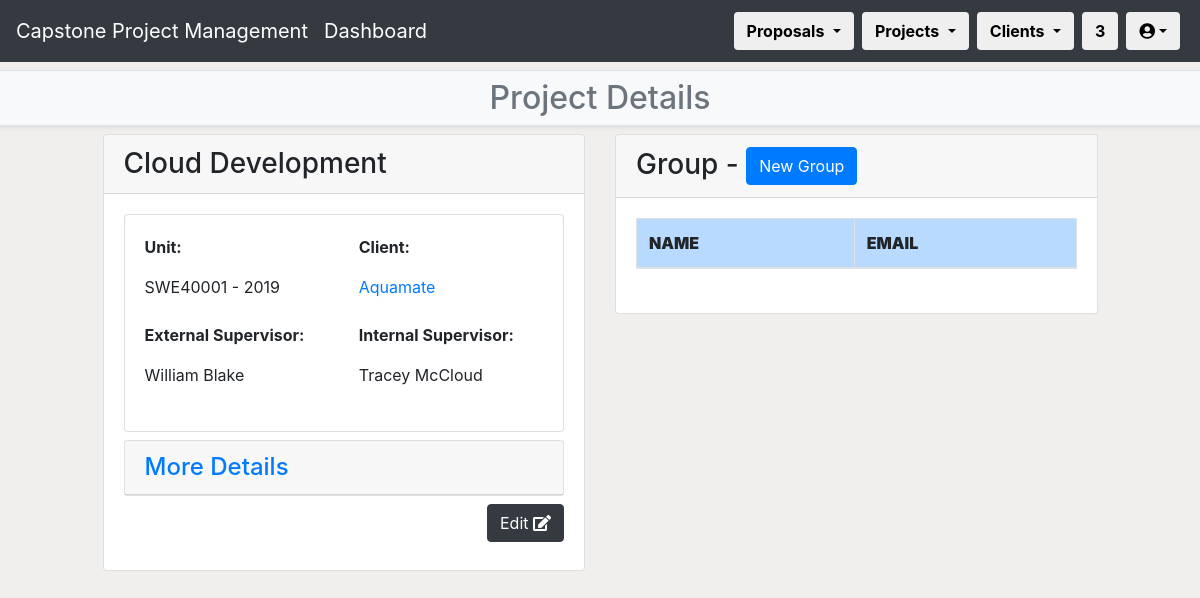
/CPPMS/project/project_list/project_detail/2 (signed in), run on the app's committed database.
### CPPMS/models.py (models this page shows, shortened)
class Project(models.Model):
    title = models.CharField(max_length=128, default="", unique=True)
    created_at = models.DateTimeField(auto_now_add=True)
    updated_at = models.DateTimeField(auto_now=True)
    category = models.CharField(max_length=128, default="")
    year = models.IntegerField(default="0000")
    completed = models.BooleanField(default=0)
    pass
    unit = models.ForeignKey(
        Unit,
        models.SET_NULL,
        blank=True,
        null=True
    )
    proposal = models.ForeignKey(
        Proposal,
        on_delete=models.CASCADE,
        blank=True,
        null=True
    )
    internal_supervisor = models.ForeignKey(
        Internal_Supervisor,
        models.SET_NULL,
        blank=True,
        null=True
    )
    group = models.ForeignKey(
        Group,
        models.SET_NULL,
        blank=True,
        null=True
    )

class Unit(models.Model):
    title = models.CharField(max_length=128, default="", unique=True)
    created_at = models.DateTimeField(auto_now_add=True)
    updated_at = models.DateTimeField(auto_now=True)
    unit_code = models.CharField(max_length=8, default="AAA0001")
    BB_unit_code = models.CharField(max_length=8, default="AAA0001")
    ulos = models.TextField(default="")
    convenor = models.CharField(max_length=128, default="N/A")
    pass
    def __str__(self):
        return self.unit_code

class Proposal(models.Model):
    title = models.CharField(max_length=128, default="")
    created_at = models.DateTimeField(auto_now_add=True)
    updated_at = models.DateTimeField(auto_now=True)
    desc = models.TextField(default="")
    status = models.CharField(max_length=255, default="")
    spec = models.TextField(default="")
    skills = models.TextField(default="")
    env = models.TextField(default="")
    res = models.TextField(default="")
    client = models.ForeignKey(
        Client,
        on_delete=models.CASCADE,
        blank=True,
        null=True
    )
    external_supervisor = models.ForeignKey(
        External_Supervisor,
        models.SET_NULL,
        blank=True,
        null=True
    )
    proposal_incoming = models.ForeignKey(
        Incoming_Proposal,
        models.SET_NULL,
        blank=True,
        null=True
    )
    pass

class Client(models.Model):
    name = models.CharField(max_length=128, default="", unique=True)
    created_at = models.DateTimeField(auto_now_add=True)
    updated_at = models.DateTimeField(auto_now=True)
    address = models.CharField(max_length=255, default="")
    website = models.CharField(max_length=255, default="")
    desc = models.TextField(default="")
    pass

class External_Supervisor(models.Model):
    name = models.CharField(max_length=128, default="")
    created_at = models.DateTimeField(auto_now_add=True)
    updated_at = models.DateTimeField(auto_now=True)
    email = models.CharField(max_length=255, default="", unique=True)
    phone = models.CharField(max_length=10, default="00000000")
    title = models.CharField(max_length=255, default="N/A")
    department = models.ForeignKey(
        Department,
        models.SET_NULL,
        blank=True,
        null=True
    )
    pass
    def __str__(self):
        return self.name

class Internal_Supervisor(models.Model):
    name = models.CharField(max_length=128, default="")
    created_at = models.DateTimeField(auto_now_add=True)
    updated_at = models.DateTimeField(auto_now=True)
    email = models.CharField(max_length=255, default="")
    phone = models.CharField(max_length=10, default="00000000", unique=True)
    title = models.CharField(max_length=255, default="N/A")
    department = models.ForeignKey(
        Department,
        models.SET_NULL,
        blank=True,
        null=True
    )
    pass
    def __str__(self):
        return self.name

### CPPMS/views.py (the view, shortened to what this page needs)
@login_required(login_url="/CPPMS/login/")
def project_detail(request, pk=None):
    username = request.user.first_name + " " + request.user.last_name
    project_detail = get_object_or_404(Project, pk=pk)
    count()
    return render(
        request,
        "project_detail.html",
        {
            "count": count,
            "project_detail": project_detail,
            "username": username
        },
    )

### CPPMS/views.py (called while the page is built)
def count():
    count = []
    count_web = Incoming_Proposal.proposals.all().count()
    count_word = Upload_Proposal.objects.all().count()
    count_all = count_web + count_word
    count_all_proposal = Proposal.objects.all().count()
    count_all_client = Client.objects.all().count()
    count = [count_web, count_word, count_all,count_all_proposal,count_all_client]
    return count

### CPPMS/templates/project_detail.html (shortened to what this page needs)
{% extends "project.html" %}
{% block sub-page_content %}
{% if not messages %}
<h2>Project Details</h2>
{% else %}
<h2>Project Details</h2>
{% for message in messages %}<li>{{ message }}</li>{% endfor %}
{% endif %}
{% endblock %}
{% block page_detail_content %}
<div class="row">
    <div class="col-1"></div>
    <div class="col-md-5">
        <div class="card">
            <h3 class="card-header">{{ project_detail.title }}</h3>
            <div class="card-body">
                <div class="row mb-2">
                    <div class="col">
                        <div class="card">
                            <div class="card-body">
                                <div class="row mb-2">
                                    <div class="col">
                                        <p><strong>Unit:</strong></p>
                                        <p>{{ project_detail.unit }} - {{ project_detail.year }}</p>
                                    </div>
                                    <div class="col">
                                        <p><strong>Client:</strong></p>
                                        <p><a href="client_detail/{{ project_detail.proposal.client.pk }}">{{ project_detail.proposal.client.name }}</a></p>
                                    </div>
                                </div>
                                <div class="row mb-2">
                                    <div class="col">
                                        <p><strong>External Supervisor:</strong></p>
                                        <p>{{ project_detail.proposal.external_supervisor }}</p>
                                    </div>
                                    <div class="col">
                                        <p><strong>Internal Supervisor:</strong></p>
                                        <p>{{ project_detail.internal_supervisor }}</p>
                                    </div>
                                </div>
                            </div>
                        </div>
                    </div>
                </div>
                <div class="row mb-2">
                    <div class="col">
                        <div class="card">
                            <h4 class="card-header"><a data-toggle="collapse" href="#collapse1">More Details</a></h4>
                        </div>
                    </div>
                </div>
                <div class="row mb-2">
                    <div class="col text-right">
                        <a class="btn btn-dark" role="button" href="project_edit/{{ project_detail.pk }}" data-toggle="tooltip" title="Edit '{{ project_detail.title }}'">Edit <i class="fa fa-edit"></i></a>
                    </div>
                </div>
            </div>
        </div>
    </div>
    <div class="col-md-5">
        <div class="card">
            <h3 class="card-header">Group - {{ project_detail.group.title }}
                <button
                    type="button"
                    class="btn btn-primary"
                    data-toggle="modal"
                    data-target="#groupModal"
                >New Group</button>
            </h3>
            <div class="card-body">
                <div class="row mb-2">
                    <div class="col">
                        <div class="table-responsive">
                            <table class="table table-bordered table-hover ">
                                <thead>
                                    <tr class="table-primary">
                                        <th scope="col"><strong>NAME</strong></th>
                                        <th scope="col"><strong>EMAIL</strong></th>
                                    </tr>
                                </thead>
                            </table>
                        </div>
                    </div>
                </div>
            </div>
        </div>
    </div>
    <div class="col-1"></div>
</div>
{% endblock %}

### data on the page
Project: title "Cloud Development", unit "SWE40001", year "2019", proposal.client.name "Aquamate", proposal.external_supervisor "William Blake", internal_supervisor "Tracey McCloud"

### other printed values
{{ count.2 }} "3"
